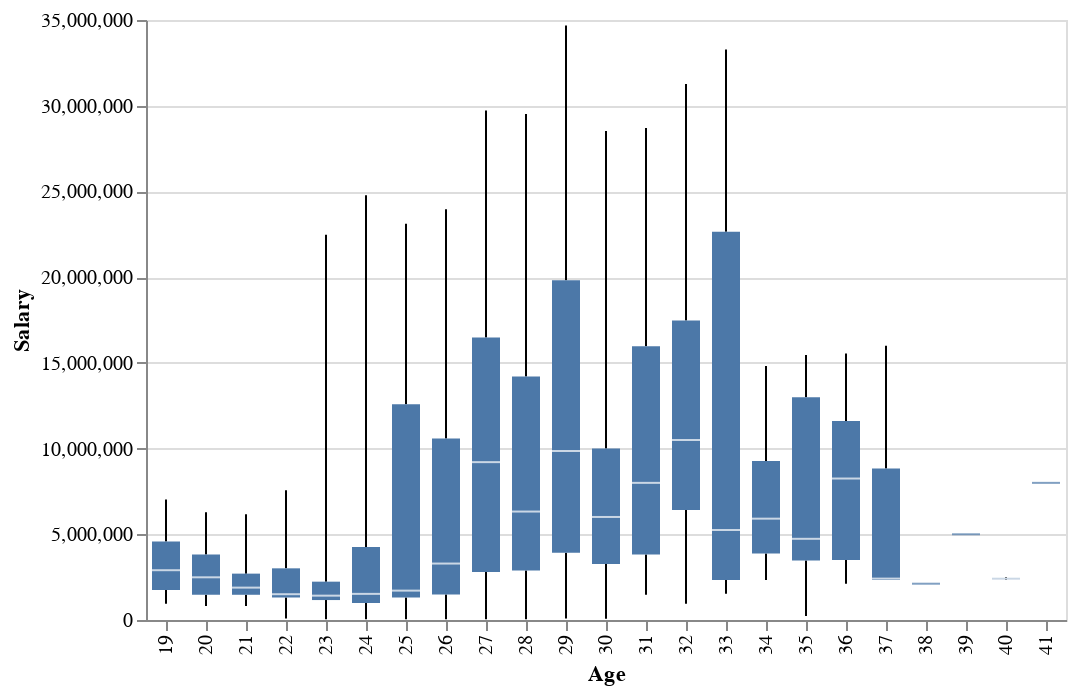

The notebook cell saved with this chart:
### Markdown cell above
Next, we examine whether age is correlated with salary. The idea behind this is that as a player gains more experience with age, their contribution to the team is reflected in their salary.

### Code cell
alt.Chart(df).mark_boxplot(extent='min-max').encode(
    x='Age:O',
    y='Salary:Q'
)

### Figure 1 — Vega-Lite specification as saved in the notebook (floating-point values rounded to 4 significant figures; data arrays with more than 128 entries replaced by an {"elided": "..."} marker saying what was removed)
{"config": {"view": {"continuousWidth": 400, "continuousHeight": 300}}, "data": {"name": "data-a3304a0ecb2eb2bab06e664806495e17"}, "mark": {"type": "boxplot", "extent": "min-max"}, "encoding": {"x": {"type": "ordinal", "field": "Age"}, "y": {"type": "quantitative", "field": "Salary"}}, "$schema": "https://vega.github.io/schema/vega-lite/v4.8.1.json", "datasets": {"data-a3304a0ecb2eb2bab06e664806495e17": {"elided": "483 records"}}}
